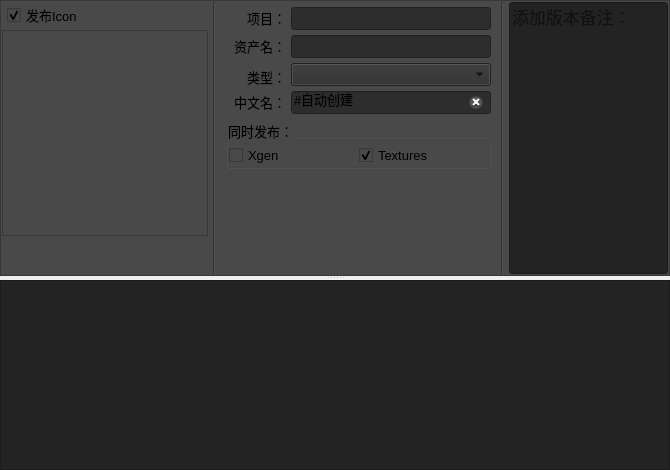
     <widget class="QWidget" name="rig_tab">
      <attribute name="title">
       <string>Rig</string>
      </attribute>
      <layout class="QVBoxLayout" name="verticalLayout_6">
       <property name="spacing">
        <number>2</number>
       </property>
       <property name="leftMargin">
        <number>0</number>
       </property>
       <property name="topMargin">
        <number>0</number>
       </property>
       <property name="rightMargin">
        <number>0</number>
       </property>
       <property name="bottomMargin">
        <number>0</number>
       </property>
       <item>
        <widget class="QSplitter" name="splitter_2">
         <property name="sizePolicy">
          <sizepolicy hsizetype="Preferred" vsizetype="Expanding">
           <horstretch>0</horstretch>
           <verstretch>0</verstretch>
          </sizepolicy>
         </property>
         <property name="orientation">
          <enum>Qt::Vertical</enum>
         </property>
         <widget class="QFrame" name="frame_3">
          <property name="styleSheet">
           <string notr="true">background-color: rgb(73, 73, 73);</string>
          </property>
          <property name="frameShape">
           <enum>QFrame::StyledPanel</enum>
          </property>
          <property name="frameShadow">
           <enum>QFrame::Sunken</enum>
          </property>
          <layout class="QHBoxLayout" name="horizontalLayout_9" stretch="1,1,5,1,5">
           <property name="spacing">
            <number>5</number>
           </property>
           <property name="leftMargin">
            <number>1</number>
           </property>
           <property name="topMargin">
            <number>1</number>
           </property>
           <property name="rightMargin">
            <number>1</number>
           </property>
           <property name="bottomMargin">
            <number>1</number>
           </property>
           <item>
            <layout class="QVBoxLayout" name="verticalLayout_3">
             <property name="spacing">
              <number>2</number>
             </property>
             <item>
              <layout class="QHBoxLayout" name="horizontalLayout_10" stretch="5,1,1">
               <property name="spacing">
                <number>0</number>
               </property>
               <property name="leftMargin">
                <number>5</number>
               </property>
               <property name="rightMargin">
                <number>5</number>
               </property>
               <item>
                <widget class="QCheckBox" name="checkBox_2">
                 <property name="font">
                  <font>
                   <family>Microsoft YaHei UI</family>
                   <pointsize>10</pointsize>
                  </font>
                 </property>
                 <property name="styleSheet">
                  <string notr="true"/>
                 </property>
                 <property name="text">
                  <string>发布Icon</string>
                 </property>
                 <property name="checked">
                  <bool>true</bool>
                 </property>
                </widget>
               </item>
               <item>
                <spacer name="horizontalSpacer_3">
                 <property name="orientation">
                  <enum>Qt::Horizontal</enum>
                 </property>
                 <property name="sizeType">
                  <enum>QSizePolicy::Fixed</enum>
                 </property>
                 <property name="sizeHint" stdset="0">
                  <size>
                   <width>80</width>
                   <height>25</height>
                  </size>
                 </property>
                </spacer>
               </item>
               <item>
                <widget class="QPushButton" name="render_bttn_2">
                 <property name="sizePolicy">
                  <sizepolicy hsizetype="Fixed" vsizetype="Fixed">
                   <horstretch>0</horstretch>
                   <verstretch>0</verstretch>
                  </sizepolicy>
                 </property>
                 <property name="minimumSize">
                  <size>
                   <width>25</width>
                   <height>25</height>
                  </size>
                 </property>
                 <property name="maximumSize">
                  <size>
                   <width>25</width>
                   <height>25</height>
                  </size>
                 </property>
                 <property name="toolTip">
                  <string>&lt;html&gt;&lt;head/&gt;&lt;body&gt;&lt;p&gt;&lt;span style=&quot; font-size:10pt;&quot;&gt;重新渲染图标&lt;/span&gt;&lt;/p&gt;&lt;/body&gt;&lt;/html&gt;</string>
                 </property>
                 <property name="text">
                  <string/>
                 </property>
                 <property name="iconSize">
                  <size>
                   <width>22</width>
                   <height>22</height>
                  </size>
                 </property>
                 <property name="flat">
                  <bool>true</bool>
                 </property>
                </widget>
               </item>
              </layout>
             </item>
             <item>
              <widget class="QFrame" name="frame_4">
               <property name="sizePolicy">
                <sizepolicy hsizetype="Fixed" vsizetype="Fixed">
                 <horstretch>0</horstretch>
                 <verstretch>0</verstretch>
                </sizepolicy>
               </property>
               <property name="minimumSize">
                <size>
                 <width>206</width>
                 <height>206</height>
                </size>
               </property>
               <property name="maximumSize">
                <size>
                 <width>206</width>
                 <height>206</height>
                </size>
               </property>
               <property name="frameShape">
                <enum>QFrame::StyledPanel</enum>
               </property>
               <property name="frameShadow">
                <enum>QFrame::Raised</enum>
               </property>
               <layout class="QGridLayout" name="gridLayout_4">
                <property name="leftMargin">
                 <number>1</number>
                </property>
                <property name="topMargin">
                 <number>1</number>
                </property>
                <property name="rightMargin">
                 <number>1</number>
                </property>
                <property name="bottomMargin">
                 <number>1</number>
                </property>
                <property name="spacing">
                 <number>1</number>
                </property>
                <item row="0" column="0">
                 <widget class="QLabel" name="Preview_label_2">
                  <property name="sizePolicy">
                   <sizepolicy hsizetype="Fixed" vsizetype="Fixed">
                    <horstretch>0</horstretch>
                    <verstretch>0</verstretch>
                   </sizepolicy>
                  </property>
                  <property name="minimumSize">
                   <size>
                    <width>200</width>
                    <height>200</height>
                   </size>
                  </property>
                  <property name="maximumSize">
                   <size>
                    <width>200</width>
                    <height>200</height>
                   </size>
                  </property>
                  <property name="text">
                   <string/>
                  </property>
                 </widget>
                </item>
               </layout>
              </widget>
             </item>
             <item>
              <spacer name="verticalSpacer_3">
               <property name="orientation">
                <enum>Qt::Vertical</enum>
               </property>
               <property name="sizeType">
                <enum>QSizePolicy::Preferred</enum>
               </property>
               <property name="sizeHint" stdset="0">
                <size>
                 <width>20</width>
                 <height>40</height>
                </size>
               </property>
              </spacer>
             </item>
            </layout>
           </item>
           <item>
            <widget class="Line" name="line_4">
             <property name="orientation">
              <enum>Qt::Vertical</enum>
             </property>
            </widget>
           </item>
           <item>
            <layout class="QVBoxLayout" name="verticalLayout_4">
             <property name="spacing">
              <number>5</number>
             </property>
             <property name="sizeConstraint">
              <enum>QLayout::SetMaximumSize</enum>
             </property>
             <property name="leftMargin">
              <number>5</number>
             </property>
             <property name="topMargin">
              <number>5</number>
             </property>
             <property name="rightMargin">
              <number>5</number>
             </property>
             <item>
              <layout class="QHBoxLayout" name="horizontalLayout_11">
               <item>
                <widget class="QLabel" name="label_7">
                 <property name="sizePolicy">
                  <sizepolicy hsizetype="Preferred" vsizetype="Fixed">
                   <horstretch>0</horstretch>
                   <verstretch>0</verstretch>
                  </sizepolicy>
                 </property>
                 <property name="minimumSize">
                  <size>
                   <width>60</width>
                   <height>0</height>
                  </size>
                 </property>
                 <property name="font">
                  <font>
                   <family>Microsoft YaHei UI</family>
                   <pointsize>10</pointsize>
                  </font>
                 </property>
                 <property name="text">
                  <string>项目：</string>
                 </property>
                 <property name="alignment">
                  <set>Qt::AlignRight|Qt::AlignTrailing|Qt::AlignVCenter</set>
                 </property>
                </widget>
               </item>
               <item>
                <widget class="QLineEdit" name="proj_lineEdit_2">
                 <property name="font">
                  <font>
                   <family>Microsoft YaHei UI</family>
                   <pointsize>10</pointsize>
                  </font>
                 </property>
                 <property name="styleSheet">
                  <string notr="true">background-color: rgb(45, 45, 45);</string>
                 </property>
                 <property name="readOnly">
                  <bool>true</bool>
                 </property>
                </widget>
               </item>
              </layout>
             </item>
             <item>
              <layout class="QHBoxLayout" name="horizontalLayout_12">
               <item>
                <widget class="QLabel" name="label_8">
                 <property name="sizePolicy">
                  <sizepolicy hsizetype="Preferred" vsizetype="Fixed">
                   <horstretch>0</horstretch>
                   <verstretch>0</verstretch>
                  </sizepolicy>
                 </property>
                 <property name="minimumSize">
                  <size>
                   <width>60</width>
                   <height>0</height>
                  </size>
                 </property>
                 <property name="font">
                  <font>
                   <family>Microsoft YaHei UI</family>
                   <pointsize>10</pointsize>
                  </font>
                 </property>
                 <property name="text">
                  <string>资产名：</string>
                 </property>
                 <property name="alignment">
                  <set>Qt::AlignRight|Qt::AlignTrailing|Qt::AlignVCenter</set>
                 </property>
                </widget>
               </item>
               <item>
                <widget class="QLineEdit" name="name_lineEdit_2">
                 <property name="font">
                  <font>
                   <family>Microsoft YaHei UI</family>
                   <pointsize>10</pointsize>
                  </font>
                 </property>
                 <property name="styleSheet">
                  <string notr="true">background-color: rgb(45, 45, 45);</string>
                 </property>
                 <property name="readOnly">
                  <bool>true</bool>
                 </property>
                </widget>
               </item>
              </layout>
             </item>
             <item>
              <layout class="QHBoxLayout" name="horizontalLayout_13">
               <item>
                <widget class="QLabel" name="label_3">
                 <property name="sizePolicy">
                  <sizepolicy hsizetype="Fixed" vsizetype="Fixed">
                   <horstretch>0</horstretch>
                   <verstretch>0</verstretch>
                  </sizepolicy>
                 </property>
                 <property name="minimumSize">
                  <size>
                   <width>60</width>
                   <height>20</height>
                  </size>
                 </property>
                 <property name="maximumSize">
                  <size>
                   <width>16777215</width>
                   <height>15</height>
                  </size>
                 </property>
                 <property name="font">
                  <font>
                   <family>Microsoft YaHei UI</family>
                   <pointsize>10</pointsize>
                  </font>
                 </property>
                 <property name="text">
                  <string>类型：</string>
                 </property>
                 <property name="alignment">
                  <set>Qt::AlignRight|Qt::AlignTrailing|Qt::AlignVCenter</set>
                 </property>
                </widget>
               </item>
               <item>
                <widget class="QComboBox" name="publishType_comb_2">
                 <property name="sizePolicy">
                  <sizepolicy hsizetype="Expanding" vsizetype="Fixed">
                   <horstretch>0</horstretch>
                   <verstretch>0</verstretch>
                  </sizepolicy>
                 </property>
                 <property name="minimumSize">
                  <size>
                   <width>200</width>
                   <height>22</height>
                  </size>
                 </property>
                 <property name="font">
                  <font>
                   <family>Microsoft YaHei UI</family>
                   <pointsize>10</pointsize>
                  </font>
                 </property>
                 <property name="styleSheet">
                  <string notr="true">background-color: rgb(45, 45, 45);</string>
                 </property>
                </widget>
               </item>
              </layout>
             </item>
             <item>
              <layout class="QHBoxLayout" name="horizontalLayout_14">
               <item>
                <widget class="QLabel" name="label_9">
                 <property name="sizePolicy">
                  <sizepolicy hsizetype="Fixed" vsizetype="Fixed">
                   <horstretch>0</horstretch>
                   <verstretch>0</verstretch>
                  </sizepolicy>
                 </property>
                 <property name="minimumSize">
                  <size>
                   <width>60</width>
                   <height>0</height>
                  </size>
                 </property>
                 <property name="maximumSize">
                  <size>
                   <width>16777215</width>
                   <height>16777215</height>
                  </size>
                 </property>
                 <property name="font">
                  <font>
                   <family>Microsoft YaHei UI</family>
                   <pointsize>10</pointsize>
                  </font>
                 </property>
                 <property name="text">
                  <string>中文名：</string>
                 </property>
                 <property name="alignment">
                  <set>Qt::AlignRight|Qt::AlignTrailing|Qt::AlignVCenter</set>
                 </property>
                </widget>
               </item>
               <item>
                <widget class="QLineEdit" name="CHname_lineEdit_2">
                 <property name="font">
                  <font>
                   <family>Microsoft YaHei UI</family>
                   <pointsize>10</pointsize>
                  </font>
                 </property>
                 <property name="styleSheet">
                  <string notr="true">background-color: rgb(45, 45, 45);</string>
                 </property>
                 <property name="text">
                  <string>#自动创建</string>
                 </property>
                 <property name="clearButtonEnabled">
                  <bool>true</bool>
                 </property>
                </widget>
               </item>
              </layout>
             </item>
             <item>
              <widget class="QGroupBox" name="groupBox_2">
               <property name="font">
                <font>
                 <family>Microsoft YaHei UI</family>
                 <pointsize>10</pointsize>
                </font>
               </property>
               <property name="styleSheet">
                <string notr="true">background-color: rgb(73, 73, 73);</string>
               </property>
               <property name="title">
                <string>同时发布：</string>
               </property>
               <property name="alignment">
                <set>Qt::AlignLeading|Qt::AlignLeft|Qt::AlignVCenter</set>
               </property>
               <property name="flat">
                <bool>true</bool>
               </property>
               <layout class="QGridLayout" name="gridLayout_5">
                <property name="leftMargin">
                 <number>0</number>
                </property>
                <property name="topMargin">
                 <number>5</number>
                </property>
                <property name="rightMargin">
                 <number>0</number>
                </property>
                <property name="bottomMargin">
                 <number>0</number>
                </property>
                <property name="spacing">
                 <number>0</number>
                </property>
                <item row="0" column="0">
                 <widget class="QCheckBox" name="xgen_cBox_2">
                  <property name="font">
                   <font>
                    <family>Microsoft YaHei UI</family>
                    <pointsize>10</pointsize>
                   </font>
                  </property>
                  <property name="styleSheet">
                   <string notr="true"/>
                  </property>
                  <property name="text">
                   <string>Xgen</string>
                  </property>
                 </widget>
                </item>
                <item row="0" column="1">
                 <widget class="QCheckBox" name="textures_cBox_2">
                  <property name="maximumSize">
                   <size>
                    <width>16777215</width>
                    <height>20</height>
                   </size>
                  </property>
                  <property name="font">
                   <font>
                    <family>Microsoft YaHei UI</family>
                    <pointsize>10</pointsize>
                   </font>
                  </property>
                  <property name="text">
                   <string>Textures</string>
                  </property>
                  <property name="checked">
                   <bool>true</bool>
                  </property>
                 </widget>
                </item>
               </layout>
              </widget>
             </item>
             <item>
              <spacer name="verticalSpacer_4">
               <property name="orientation">
                <enum>Qt::Vertical</enum>
               </property>
               <property name="sizeType">
                <enum>QSizePolicy::Expanding</enum>
               </property>
               <property name="sizeHint" stdset="0">
                <size>
                 <width>20</width>
                 <height>40</height>
                </size>
               </property>
              </spacer>
             </item>
            </layout>
           </item>
           <item>
            <widget class="Line" name="line_5">
             <property name="orientation">
              <enum>Qt::Vertical</enum>
             </property>
            </widget>
           </item>
           <item>
            <widget class="QLineEdit" name="lineEdit_4">
             <property name="sizePolicy">
              <sizepolicy hsizetype="Expanding" vsizetype="Expanding">
               <horstretch>0</horstretch>
               <verstretch>0</verstretch>
              </sizepolicy>
             </property>
             <property name="minimumSize">
              <size>
               <width>0</width>
               <height>0</height>
              </size>
             </property>
             <property name="font">
              <font>
               <family>Microsoft YaHei UI</family>
               <pointsize>13</pointsize>
              </font>
             </property>
             <property name="styleSheet">
              <string notr="true">background-color: rgb(35, 35, 35);</string>
             </property>
             <property name="text">
              <string/>
             </property>
             <property name="alignment">
              <set>Qt::AlignLeading|Qt::AlignLeft|Qt::AlignTop</set>
             </property>
             <property name="placeholderText">
              <string>添加版本备注：</string>
             </property>
            </widget>
           </item>
          </layout>
         </widget>
         <widget class="QTreeWidget" name="treeWidget">
          <property name="styleSheet">
           <string notr="true">background-color: rgb(35, 35, 35);</string>
          </property>
          <attribute name="headerVisible">
           <bool>false</bool>
          </attribute>
          <column>
           <property name="text">
            <string notr="true">1</string>
           </property>
          </column>
         </widget>
        </widget>
       </item>
      </layout>
     </widget>
